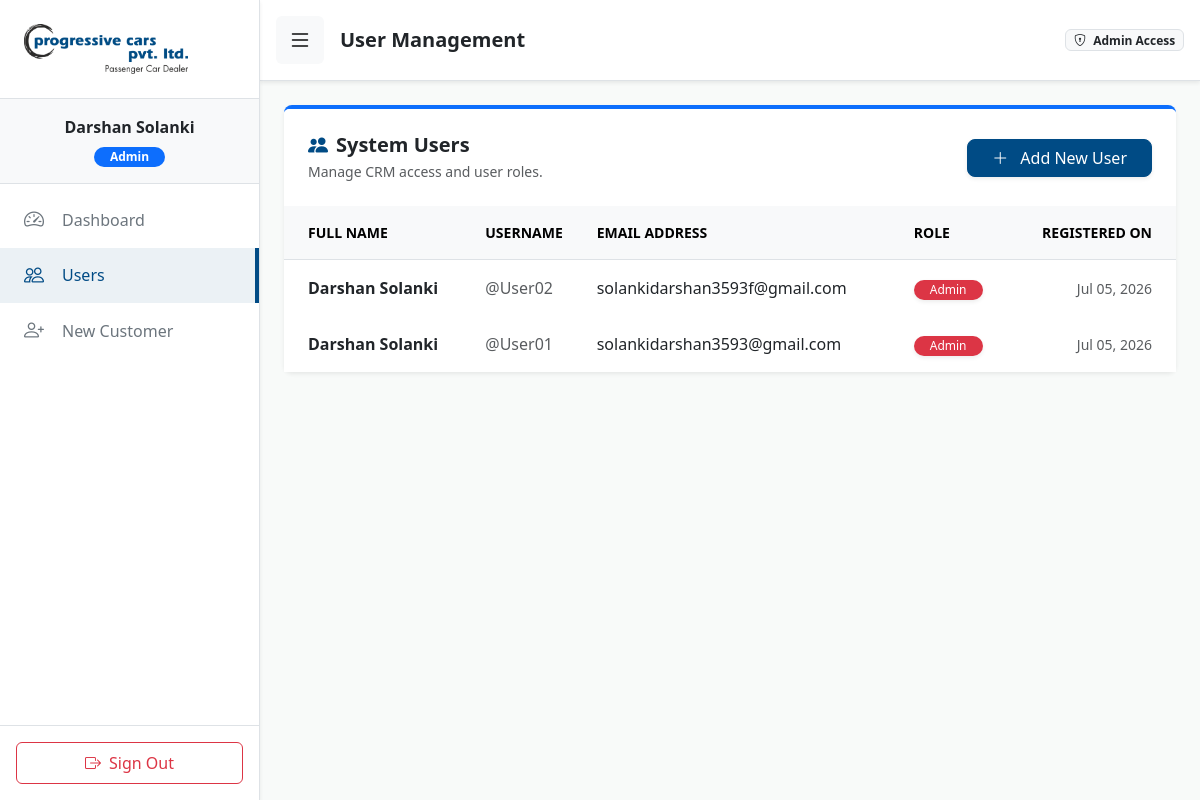
Page /ProgressiveCRM/index.php?action=user (signed in) on the committed database.
### tables this page shows
CREATE TABLE `users` (
  `id` int(11) NOT NULL,
  `username` varchar(50) NOT NULL,
  `fname` varchar(50) NOT NULL,
  `Lname` varchar(50) NOT NULL,
  `user_type` varchar(30) NOT NULL,
  `emailid` varchar(100) NOT NULL,
  `password` varchar(255) NOT NULL,
  `created_at` timestamp NOT NULL DEFAULT current_timestamp()
);

### ProgressiveCRM/controllers/UserController.php (called while the page is built, shortened)
<?php
require_once 'models/User.php';
class UserController {
    public function listAction() {
        $database = new Database();
        $db = $database->getConnection();
        $userModel = new User($db);
        $stmt = $userModel->getAllUsers();
        $users = $stmt->fetchAll(PDO::FETCH_ASSOC);
        require_once 'views/user_list.php';
    }
}
?>

### ProgressiveCRM/models/User.php (called while the page is built, shortened)
<?php
class User {
    private $conn;
    private $table_name = "users";
    public function __construct($db) {
        $this->conn = $db;
    }
    public function getAllUsers() {
        $query = "SELECT id, username, fname, Lname, user_type, emailid, created_at
                  FROM " . $this->table_name . "
                  ORDER BY created_at DESC";
        $stmt = $this->conn->prepare($query);
        $stmt->execute();
        return $stmt;
    }
}
?>

### ProgressiveCRM/views/user_list.php (the view, shortened to what this page needs)
<?php require_once 'views/layouts/header.php'; ?>
<body>
<div class="wrapper">
    <nav id="sidebar" class="sidebar shadow-sm collapsed d-md-flex">
        <div class="p-4 border-bottom d-flex align-items-center">
            <img src="assets/Logo.png" alt="ProgressiveCRM Logo" class="img-fluid me-2" style="max-height: 50px;">
       </div>
        <div class="p-3 text-center border-bottom bg-light">
            <div class="fw-bold text-dark mb-1"><?php echo htmlspecialchars($_SESSION['full_name']); ?></div>
            <span class="badge bg-primary rounded-pill px-3 py-1"><?php echo htmlspecialchars($_SESSION['user_type']); ?></span>
        </div>
        <ul class="nav nav-pills flex-column mb-auto py-2">
            <li class="nav-item">
                <a href="index.php?action=dashboard" class="nav-link">
                    <i class="bi bi-speedometer2 me-3 fs-5"></i> Dashboard
                </a>
            </li>
            <?php if (isset($_SESSION['user_type']) && $_SESSION['user_type'] === 'Admin'): ?>
            <li>
                <a href="index.php?action=user" class="nav-link active">
                    <i class="bi bi-people me-3 fs-5"></i> Users
                </a>
            </li>
            <?php endif; ?>
            <li>
                <a href="index.php?action=create_customer" class="nav-link">
                    <i class="bi bi-person-plus me-3 fs-5"></i> New Customer
                </a>
            </li>
        </ul>
        <div class="p-3 border-top mt-auto">
            <a href="index.php?action=logout" class="btn btn-outline-danger w-100 d-flex align-items-center justify-content-center py-2 fw-medium">
                <i class="bi bi-box-arrow-right me-2"></i> Sign Out
            </a>
        </div>
    </nav>
    <div class="main-content">
        <header class="p-3 bg-white border-bottom shadow-sm d-flex align-items-center">
            <button class="btn btn-light border-0 me-3" id="sidebarToggle">
                <i class="bi bi-list fs-4"></i>
            </button>
            <div class="d-flex justify-content-between align-items-center flex-grow-1">
                <h5 class="mb-0 text-dark fw-semibold">User Management</h5>
                <span class="badge bg-light text-dark border"><i class="bi bi-shield-lock me-1"></i> Admin Access</span>
            </div>
        </header>
        <div class="container-fluid p-4">
            <div class="card shadow-sm border-0 border-top border-primary border-4">
                <div class="card-header bg-white p-4 d-flex justify-content-between align-items-center border-bottom-0">
                    <div>
                        <h5 class="mb-1 fw-bold text-dark"><i class="bi bi-people-fill text-primary me-2"></i>System Users</h5>
                        <p class="text-muted small mb-0">Manage CRM access and user roles.</p>
                    </div>
                    <a href="index.php?action=register" class="btn btn-primary px-4 shadow-sm">
                        <i class="bi bi-plus-lg me-2"></i> Add New User
                    </a>
                </div>
                <div class="card-body p-0">
                    <div class="table-responsive">
                        <table class="table table-hover table-borderless align-middle mb-0">
                            <thead class="table-light text-muted small text-uppercase">
                                <tr>
                                    <th class="ps-4 py-3">Full Name</th>
                                    <th class="py-3">Username</th>
                                    <th class="py-3">Email Address</th>
                                    <th class="py-3">Role</th>
                                    <th class="pe-4 py-3 text-end">Registered On</th>
                                </tr>
                            </thead>
                            <tbody class="border-top">
                                <?php if (!empty($users)): ?>
                                    <?php foreach ($users as $u): ?>
                                        <?php
                                            $badge_class = 'bg-secondary';
                                            if ($u['user_type'] === 'Admin') $badge_class = 'bg-danger';
                                        ?>
                                        <tr>
                                            <td class="ps-4 py-3">
                                                <div class="fw-bold text-dark"><?php echo htmlspecialchars($u['fname'] . ' ' . $u['Lname']); ?></div>
                                            </td>
                                            <td class="py-3 text-muted">@<?php echo htmlspecialchars($u['username']); ?></td>
                                            <td class="py-3"><?php echo htmlspecialchars($u['emailid']); ?></td>
                                            <td class="py-3">
                                                <span class="badge <?php echo $badge_class; ?> rounded-pill px-3 py-1 fw-medium shadow-sm">
                                                    <?php echo htmlspecialchars($u['user_type']); ?>
                                                </span>
                                            </td>
                                            <td class="pe-4 py-3 text-end text-muted small">
                                                <?php echo date('M d, Y', strtotime($u['created_at'])); ?>
                                            </td>
                                        </tr>
                                    <?php endforeach; ?>
                                <?php else: ?>
                                    <tr>
                                        <td colspan="5" class="text-center py-5 text-muted">No users found in the system.</td>
                                    </tr>
                                <?php endif; ?>
                            </tbody>
                        </table>
                    </div>
                </div>
            </div>
        </div>
    </div>
</div>
</body>
</html>

### ProgressiveCRM/index.php (shortened to what this page needs)
<?php
require_once 'controllers/UserController.php';
$userController = new UserController();
$action = isset($_REQUEST['action']) ? $_REQUEST['action'] : 'login';
switch ($action) {
    case 'user':
        $userController->listAction();
        break;
}
?>

### ProgressiveCRM/views/layouts/header.php (shortened to what this page needs)
<!DOCTYPE html>
<html lang="en">
<head>
    <link href="https://cdn.jsdelivr.net/npm/bootstrap@5.3.0/dist/css/bootstrap.min.css" rel="stylesheet">
    <link rel="stylesheet" href="https://cdn.jsdelivr.net/npm/bootstrap-icons@1.11.1/font/bootstrap-icons.css">
    <link href="assets/css/style.css" rel="stylesheet">
</head>

### ProgressiveCRM/assets/css/style.css (style rules this page uses)
:root { --crm-primary: #004b85; --crm-primary-hover: #1d83d1; --crm-background: #f8faf9; --crm-card-bg: #ffffff; --crm-border-radius: 0.5rem; --crm-text-muted: #6c757d; }
body { background-color: var(--crm-background) !important; }
.text-primary { color: var(--crm-primary) !important; }
.btn-primary { background-color: var(--crm-primary) !important; border-color: var(--crm-primary) !important; border-radius: var(--crm-border-radius); transition: all 0.3s ease; }
.card { background-color: var(--crm-card-bg); border-radius: var(--crm-border-radius) !important; }
.wrapper { display: flex; width: 100%; height: 100vh; overflow: hidden; }
.sidebar { width: 260px; background-color: var(--crm-card-bg); border-right: 1px solid #dee2e6; display: flex; flex-direction: column; z-index: 100; transition: margin 0.3s ease-in-out; }
.sidebar .nav-link { color: var(--crm-text-muted); padding: 0.8rem 1.5rem; border-radius: 0; font-weight: 500; display: flex; align-items: center; transition: all 0.25s ease-in-out; }
.sidebar .nav-link:hover, .sidebar .nav-link.active { background-color: rgba(0, 75, 133, 0.08); color: var(--crm-primary); border-right: 4px solid var(--crm-primary); }
.sidebar .nav-link i { width: 22px; margin-right: 10px; }
.main-content { flex-grow: 1; overflow-y: auto; background-color: var(--crm-background); transition: all 0.3s ease-in-out; }

### rows in the picture
users: fname+Lname "Darshan Solanki", username "User02", emailid "solankidarshan3593f@gmail.com", user_type "Admin", created_at "Jul 05, 2026"
users: fname+Lname "Darshan Solanki", username "User01", emailid "solankidarshan3593@gmail.com", user_type "Admin", created_at "Jul 05, 2026"

### other values in the picture
$_SESSION['full_name'] "Darshan Solanki"
$_SESSION['user_type'] "Admin"
